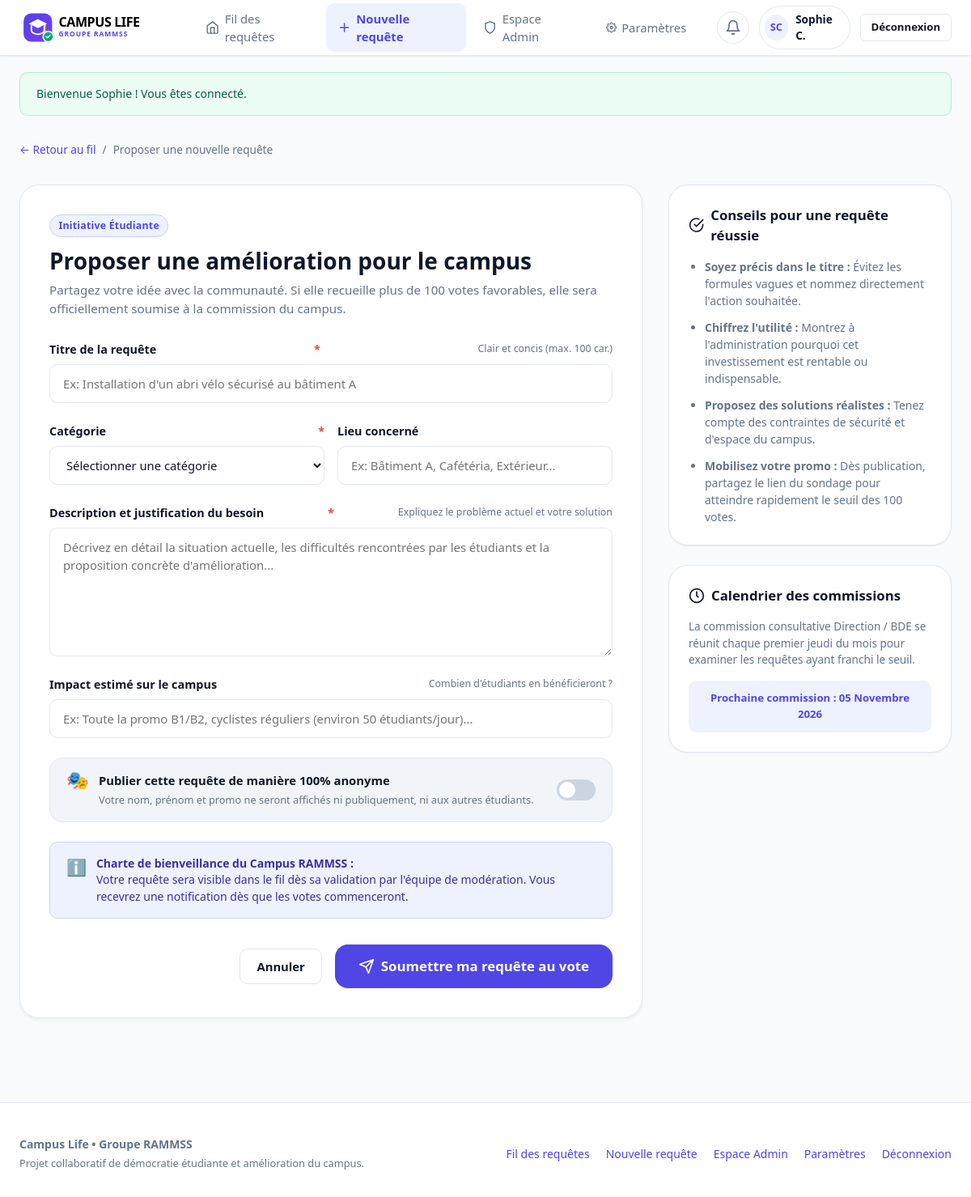
The app's page /create.php (signed in) with its own data.
### tables this page shows
CREATE TABLE `users` (
  `id` INT UNSIGNED NOT NULL AUTO_INCREMENT,
  `first_name` VARCHAR(60) NOT NULL,
  `last_name` VARCHAR(60) NOT NULL,
  `email` VARCHAR(190) NOT NULL,
  `password_hash` VARCHAR(255) NOT NULL,
  `role` ENUM('student','admin') NOT NULL DEFAULT 'student',
  `admin_function` VARCHAR(30) DEFAULT NULL,
  `promo` VARCHAR(100) DEFAULT NULL,
  `theme` ENUM('auto','light','dark') NOT NULL DEFAULT 'auto',
  `notif_validation` TINYINT(1) NOT NULL DEFAULT 1,
  `notif_threshold` TINYINT(1) NOT NULL DEFAULT 1,
  `notif_comments` TINYINT(1) NOT NULL DEFAULT 0,
  `default_anon` TINYINT(1) NOT NULL DEFAULT 0,
  `created_at` DATETIME NOT NULL DEFAULT CURRENT_TIMESTAMP,
  PRIMARY KEY (`id`),
  UNIQUE KEY `uniq_email` (`email`)
);

### includes/db.php (called while the page is built, shortened)
<?php
function db(): PDO
{
    static $pdo = null;
    if ($pdo === null) {
        $dsn = 'mysql:host=' . DB_HOST . ';port=' . DB_PORT . ';dbname=' . DB_NAME . ';charset=utf8mb4';
        try {
            $pdo = new PDO($dsn, DB_USER, DB_PASS, [
                PDO::ATTR_ERRMODE => PDO::ERRMODE_EXCEPTION,
                PDO::ATTR_DEFAULT_FETCH_MODE => PDO::FETCH_ASSOC,
                PDO::ATTR_EMULATE_PREPARES => false,
            ]);
        } catch (PDOException $e) {
            http_response_code(500);
            echo '<h1>Connexion à la base de données impossible</h1>';
            echo '<p>Vérifiez que MAMP est démarré et que la base <code>' . DB_NAME . '</code> a été importée via phpMyAdmin (fichier <code>database/rammss.sql</code>).</p>';
            echo '<pre>' . htmlspecialchars($e->getMessage()) . '</pre>';
            exit;
        }
    }
    return $pdo;
}

### includes/functions.php (called while the page is built, shortened)
<?php
require_once __DIR__ . '/db.php';
function e(?string $value): string
{
    return htmlspecialchars((string) $value, ENT_QUOTES, 'UTF-8');
}
function get_flashes(): array
{
    $flashes = $_SESSION['flash'] ?? [];
    return $flashes;
}
function current_user(): ?array
{
    static $user = false;
    if ($user === false) {
        $user = null;
        if (!empty($_SESSION['user_id'])) {
            $stmt = db()->prepare('SELECT * FROM users WHERE id = ?');
            $stmt->execute([$_SESSION['user_id']]);
            $user = $stmt->fetch() ?: null;
        }
    }
    return $user;
}
function is_admin(): bool
{
    $user = current_user();
    return $user !== null && $user['role'] === 'admin';
}
function require_login(): array
{
    $user = current_user();
    return $user;
}
function initials(string $first, string $last): string
{
    return mb_strtoupper(mb_substr($first, 0, 1) . mb_substr($last, 0, 1));
}
function short_name(array $user): string
{
    return $user['first_name'] . ' ' . mb_substr($user['last_name'], 0, 1) . '.';
}
function format_date_fr(?string $datetime, bool $withTime = false): string
{
    $months = ['', 'Janvier', 'Février', 'Mars', 'Avril', 'Mai', 'Juin', 'Juillet', 'Août', 'Septembre', 'Octobre', 'Novembre', 'Décembre'];
    $ts = strtotime($datetime);
    $out = date('d', $ts) . ' ' . $months[(int) date('n', $ts)] . ' ' . date('Y', $ts);
    return $out;
}
function unread_notifications_count(int $userId): int
{
    $stmt = db()->prepare('SELECT COUNT(*) FROM notifications WHERE user_id = ? AND is_read = 0');
    $stmt->execute([$userId]);
    return (int) $stmt->fetchColumn();
}

### create.php (the view, shortened to what this page needs)
<?php
require_once __DIR__ . '/includes/functions.php';
$user = require_login();
$old = [
    'title' => '',
    'category_id' => '',
    'location' => '',
    'description' => '',
    'impact' => '',
    'is_anonymous' => (int) $user['default_anon'],
];
$activeNav = 'create';
require __DIR__ . '/includes/header.php';
?>
  <div class="container" style="padding-top: 1.5rem;">
    <nav class="breadcrumb" aria-label="Fil d'Ariane">
      <a href="index.php">&larr; Retour au fil</a>
      <span>/</span>
      <span>Proposer une nouvelle requête</span>
    </nav>
  </div>
  <main class="container" style="padding-bottom: 3.5rem;">
    <div class="feed-layout">
      <section class="form-card">
        <div style="margin-bottom: 1.75rem;">
          <span class="badge badge-voting" style="margin-bottom: 0.5rem;">Initiative Étudiante</span>
          <h1 style="font-size: 1.75rem; font-weight: 800; color: var(--text-main);">Proposer une amélioration pour le campus</h1>
          <p style="font-size: 0.95rem; color: var(--text-muted); margin-top: 0.25rem;">
            Partagez votre idée avec la communauté. Si elle recueille plus de <?= VOTE_THRESHOLD ?> votes favorables, elle sera officiellement soumise à la commission du campus.
          </p>
        </div>
        <form action="create.php" method="post">
          <div class="form-group">
            <label for="req-title" class="form-label">
              Titre de la requête <span style="color: var(--danger);">*</span>
              <span class="form-hint">Clair et concis (max. 100 car.)</span>
            </label>
            <input type="text" id="req-title" name="title" class="form-control" placeholder="Ex: Installation d'un abri vélo sécurisé au bâtiment A" required maxlength="100" value="<?= e($old['title']) ?>">
          </div>
          <div style="display: grid; grid-template-columns: 1fr 1fr; gap: 1rem;">
            <div class="form-group">
              <label for="req-category" class="form-label">Catégorie <span style="color: var(--danger);">*</span></label>
              <select id="req-category" name="category_id" class="form-control" required>
                <option value="">Sélectionner une catégorie</option>
              </select>
            </div>
            <div class="form-group">
              <label for="req-location" class="form-label">Lieu concerné</label>
              <input type="text" id="req-location" name="location" class="form-control" placeholder="Ex: Bâtiment A, Cafétéria, Extérieur..." maxlength="150" value="<?= e($old['location']) ?>">
            </div>
          </div>
          <div class="form-group">
            <label for="req-desc" class="form-label">
              Description et justification du besoin <span style="color: var(--danger);">*</span>
              <span class="form-hint">Expliquez le problème actuel et votre solution</span>
            </label>
            <textarea id="req-desc" name="description" class="form-control" rows="6" placeholder="Décrivez en détail la situation actuelle, les difficultés rencontrées par les étudiants et la proposition concrète d'amélioration..." required minlength="20"><?= e($old['description']) ?></textarea>
          </div>
          <div class="form-group">
            <label for="req-impact" class="form-label">
              Impact estimé sur le campus
              <span class="form-hint">Combien d'étudiants en bénéficieront ?</span>
            </label>
            <input type="text" id="req-impact" name="impact" class="form-control" placeholder="Ex: Toute la promo B1/B2, cyclistes réguliers (environ 50 étudiants/jour)..." maxlength="255" value="<?= e($old['impact']) ?>">
          </div>
          <label class="switch-container">
            <div class="switch-details">
              <span class="switch-icon">🎭</span>
              <div>
                <strong class="switch-title">Publier cette requête de manière 100% anonyme</strong>
                <span class="switch-desc">Votre nom, prénom et promo ne seront affichés ni publiquement, ni aux autres étudiants.</span>
              </div>
            </div>
            <div class="switch-toggle">
              <span class="slider"></span>
            </div>
          </label>
          <div class="alert alert-info">
            <span style="font-size: 1.25rem;">ℹ️</span>
            <div>
              <strong>Charte de bienveillance du Campus RAMMSS :</strong>
              <p>Votre requête sera visible dans le fil dès sa validation par l'équipe de modération. Vous recevrez une notification dès que les votes commenceront.</p>
            </div>
          </div>
          <div style="display: flex; align-items: center; justify-content: flex-end; gap: 1rem; margin-top: 2rem;">
            <a href="index.php" class="btn btn-secondary">Annuler</a>
            <button type="submit" class="btn btn-primary btn-lg">
              <svg width="20" height="20" viewBox="0 0 24 24" fill="none" stroke="currentColor" stroke-width="2" stroke-linecap="round" stroke-linejoin="round"><line x1="22" y1="2" x2="11" y2="13"></line><polygon points="22 2 15 22 11 13 2 9 22 2"></polygon></svg>
              Soumettre ma requête au vote
            </button>
          </div>
        </form>
      </section>
      <aside class="feed-sidebar">
        <div class="sidebar-card">
          <h2 class="sidebar-title">
            <svg width="20" height="20" viewBox="0 0 24 24" fill="none" stroke="currentColor" stroke-width="2" stroke-linecap="round" stroke-linejoin="round"><path d="M22 11.08V12a10 10 0 1 1-5.93-9.14"></path><polyline points="22 4 12 14.01 9 11.01"></polyline></svg>
            Conseils pour une requête réussie
          </h2>
          <ul style="padding-left: 1.25rem; font-size: 0.875rem; color: var(--text-muted); display: flex; flex-direction: column; gap: 0.75rem;">
            <li><strong>Soyez précis dans le titre :</strong> Évitez les formules vagues et nommez directement l'action souhaitée.</li>
            <li><strong>Chiffrez l'utilité :</strong> Montrez à l'administration pourquoi cet investissement est rentable ou indispensable.</li>
            <li><strong>Proposez des solutions réalistes :</strong> Tenez compte des contraintes de sécurité et d'espace du campus.</li>
            <li><strong>Mobilisez votre promo :</strong> Dès publication, partagez le lien du sondage pour atteindre rapidement le seuil des <?= VOTE_THRESHOLD ?> votes.</li>
          </ul>
        </div>
        <div class="sidebar-card">
          <h2 class="sidebar-title">
            <svg width="20" height="20" viewBox="0 0 24 24" fill="none" stroke="currentColor" stroke-width="2" stroke-linecap="round" stroke-linejoin="round"><circle cx="12" cy="12" r="10"></circle><polyline points="12 6 12 12 14 14"></polyline></svg>
            Calendrier des commissions
          </h2>
          <p style="font-size: 0.85rem; color: var(--text-muted); line-height: 1.5;">
            La commission consultative Direction / BDE se réunit chaque premier jeudi du mois pour examiner les requêtes ayant franchi le seuil.
          </p>
          <?php
            $next = new DateTime('first thursday of this month');
            if ($next < new DateTime('today')) {
                $next = new DateTime('first thursday of next month');
            }
          ?>
          <div style="margin-top: 1rem; padding: 0.75rem; border-radius: var(--radius-md); background-color: var(--primary-light); color: var(--primary); font-weight: 600; font-size: 0.825rem; text-align: center;">
            Prochaine commission : <?= e(format_date_fr($next->format('Y-m-d'))) ?>
          </div>
        </div>
      </aside>
    </div>
  </main>
<?php require __DIR__ . '/includes/footer.php'; ?>

### includes/header.php (shortened to what this page needs)
<?php
$user = current_user();
$activeNav = $activeNav ?? '';
$theme = $user['theme'] ?? 'auto';
$navClass = fn(string $key) => 'nav-link' . ($activeNav === $key ? ' active' : '');
?>
<!DOCTYPE html>
<html lang="fr"<?= $theme !== 'auto' ? ' data-theme="' . e($theme) . '"' : '' ?>>
<head>
  <link rel="stylesheet" href="css/style.css">
  <link rel="stylesheet" href="css/app.css">
</head>
<body>
  <header class="site-header">
    <div class="container header-inner">
      <a href="index.php" class="brand-link" aria-label="Accueil Campus Life">
        <img src="assets/logo.svg" alt="Logo Campus Life RAMMSS" width="200" height="48">
      </a>
      <nav class="main-nav" aria-label="Navigation principale">
        <a href="index.php" class="<?= $navClass('index') ?>">
          <svg width="18" height="18" viewBox="0 0 24 24" fill="none" stroke="currentColor" stroke-width="2" stroke-linecap="round" stroke-linejoin="round"><path d="m3 9 9-7 9 7v11a2 2 0 0 1-2 2H5a2 2 0 0 1-2-2z"></path><polyline points="9 22 9 12 15 12 15 22"></polyline></svg>
          Fil des requêtes
        </a>
        <a href="create.php" class="<?= $navClass('create') ?>">
          <svg width="18" height="18" viewBox="0 0 24 24" fill="none" stroke="currentColor" stroke-width="2" stroke-linecap="round" stroke-linejoin="round"><line x1="12" y1="5" x2="12" y2="19"></line><line x1="5" y1="12" x2="19" y2="12"></line></svg>
          Nouvelle requête
        </a>
        <?php if (is_admin()): ?>
        <a href="admin.php" class="<?= $navClass('admin') ?>">
          <svg width="18" height="18" viewBox="0 0 24 24" fill="none" stroke="currentColor" stroke-width="2" stroke-linecap="round" stroke-linejoin="round"><path d="M12 22s8-4 8-10V5l-8-3-8 3v7c0 6 8 10 8 10z"></path></svg>
          Espace Admin
        </a>
        <?php endif; ?>
        <a href="settings.php" class="<?= $navClass('settings') ?>">
          Paramètres
        </a>
      </nav>
      <div class="header-actions">
        <?php if ($user): ?>
          <?php $unread = unread_notifications_count((int) $user['id']); $notifs = latest_notifications((int) $user['id']); ?>
          <div class="notification-wrapper" tabindex="0">
            <button class="btn-icon" aria-label="Afficher les notifications (<?= $unread ?> non lues)">
              <svg width="20" height="20" viewBox="0 0 24 24" fill="none" stroke="currentColor" stroke-width="2" stroke-linecap="round" stroke-linejoin="round"><path d="M18 8A6 6 0 0 0 6 8c0 7-3 9-3 9h18s-3-2-3-9"></path><path d="M13.73 21a2 2 0 0 1-3.46 0"></path></svg>
            </button>
          </div>
          <a href="settings.php" class="user-profile-badge" title="Connecté en tant que <?= e(short_name($user)) ?>">
            <div class="avatar"><?= e(initials($user['first_name'], $user['last_name'])) ?></div>
            <span><?= e(short_name($user)) ?></span>
          </a>
          <a href="logout.php" class="btn btn-secondary btn-sm" title="Se déconnecter">Déconnexion</a>
        <?php else: ?>
          <a href="login.php" class="btn btn-primary btn-sm">Se connecter</a>
        <?php endif; ?>
      </div>
    </div>
  </header>
  <?php $flashes = get_flashes(); if ($flashes): ?>
  <div class="container flash-container">
    <?php foreach ($flashes as $f): ?>
      <div class="alert alert-<?= e($f['type']) ?>" role="alert"><div><?= e($f['message']) ?></div></div>
    <?php endforeach; ?>
  </div>
  <?php endif; ?>

### css/app.css (style rules this page uses)
.flash-container { padding-top: 1.25rem; }
.flash-container .alert { margin-bottom: 0.5rem; }

### records on screen
users: initials($user['first_name'], $user['last_name']) "SC", short_name($user) "Sophie C."

### other values on screen
$f['message'] "Bienvenue Sophie ! Vous êtes connecté."
VOTE_THRESHOLD "100"
format_date_fr($next->format('Y-m-d')) "05 Novembre 2026"
